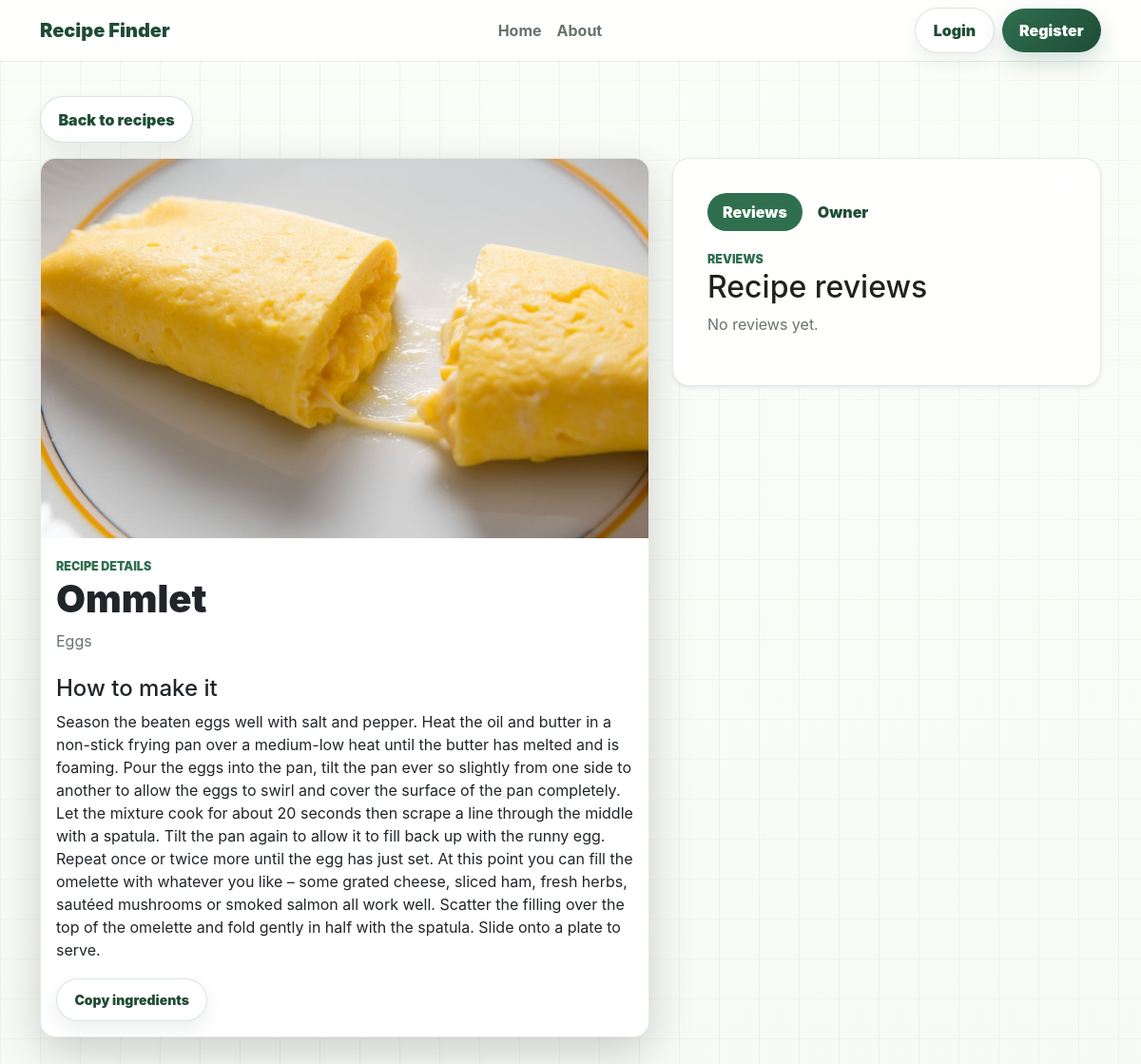
/recipe/1, run on the app's committed database.
### models.py (models this page shows, shortened)
class BaseModel:
    def create(self):
        db.session.add(self)
        db.session.commit()

class Recipe(db.Model, BaseModel):
    __tablename__ = "recipes"
    id = db.Column(db.Integer(), primary_key=True)
    title = db.Column(db.String(), nullable=False)
    ingredients = db.Column(db.String(), nullable=False)
    details = db.Column(db.Text(), nullable=False, default="")
    image = db.Column(db.String(), default="")
    user_id = db.Column(ForeignKey("users.id"))
    user = db.relationship("User", back_populates="recipes")

### routes.py (the view)
@app.route("/recipe/<int:recipe_id>")
def view_recipe_details(recipe_id):
    recipe = Recipe.query.get_or_404(recipe_id)
    reviews = Review.query.filter(Review.recipe_id == recipe_id).all()
    return render_template("recipe_details.html", recipe=recipe, reviews=reviews)

### routes.py (called while the page is built)
def get_current_profile():
    user_id = session.get("user_id")
    if user_id is None:
        return None
    return User.query.get(user_id)

@app.context_processor
def inject_current_profile():
    return {"current_profile": get_current_profile()}

### templates/recipe_details.html (shortened to what this page needs)
{% extends 'base.html' %}
{% block content %}
<a href="/" class="btn uiverse-secondary mb-3">Back to recipes</a>
<section class="row g-4 align-items-start">
    <div class="col-lg-7">
        <article class="card recipe-card detail-card shadow-lg">
            {% if recipe.image %}
            <img src="/static/images/{{ recipe.image }}" class="card-img-top" alt="{{ recipe.title }}">
            {% else %}
            <div class="recipe-art">RF</div>
            {% endif %}
            <div class="card-body">
                <span class="section-kicker">Recipe details</span>
                <h1>{{ recipe.title }}</h1>
                <p class="muted-copy">{{ recipe.ingredients }}</p>
                <h2 class="h4 mt-4">How to make it</h2>
                <p class="recipe-details-text">{{ recipe.details }}</p>
                <div class="detail-actions">
                    <button class="btn uiverse-secondary btn-sm copy-ingredients" type="button" data-ingredients="{{ recipe.ingredients }}">Copy ingredients</button>
                </div>
            </div>
        </article>
    </div>
    <div class="col-lg-5">
        <div class="review-panel shadow-sm">
            <ul class="nav nav-pills recipe-tabs mb-3" id="recipeDetailTabs" role="tablist">
                <li class="nav-item" role="presentation">
                    <button class="nav-link active" id="reviews-tab" data-bs-toggle="pill" data-bs-target="#reviews-pane" type="button" role="tab" aria-controls="reviews-pane" aria-selected="true">Reviews</button>
                </li>
                <li class="nav-item" role="presentation">
                    <button class="nav-link" id="owner-tab" data-bs-toggle="pill" data-bs-target="#owner-pane" type="button" role="tab" aria-controls="owner-pane" aria-selected="false">Owner</button>
                </li>
            </ul>
            <div class="tab-content">
                <div class="tab-pane fade show active" id="reviews-pane" role="tabpanel" aria-labelledby="reviews-tab" tabindex="0">
                    <span class="section-kicker">Reviews</span>
                    <h2>Recipe reviews</h2>
                    {% if reviews %}
                        {% for review in reviews %}
                        <p>{{ review.text }}</p>
                        {% endfor %}
                    {% else %}
                    <p>No reviews yet.</p>
                    {% endif %}
                </div>
            </div>
        </div>
    </div>
</section>
{% endblock %}

### static/style.css (style rules this page uses)
:root { --ink: #1f2320; --muted: #68736c; --line: #dfe7df; --paper: #f7faf6; --surface: rgba(255, 255, 255, 0.88); --green: #2f6f4e; --green-dark: #1f4c35; --mint: #dff2e7; --gold: #d89936; --tomato: #d76545; --plum: #5c4b7d; --red: #b84b42; }
* { box-sizing: border-box; }
body { min-height: 100vh; color: var(--ink); background: linear-gradient(90deg, rgba(47, 111, 78, 0.05) 1px, transparent 1px), linear-gradient(180deg, rgba(216, 153, 54, 0.06) 1px, transparent 1px), linear-gradient(180deg, #fbfdf8 0%, var(--paper) 100%); background-size: 42px 42px, 42px 42px, auto; font-family: Inter, Arial, Helvetica, sans-serif; }
a { text-decoration: none; }
.hero-panel, .form-panel, .empty-state, .review-panel { border: 1px solid rgba(31, 76, 53, 0.12); border-radius: 18px; background: var(--surface); backdrop-filter: blur(18px); }
h1 { font-weight: 900; letter-spacing: 0; }
.hero-copy, .muted-copy, .card-text, .form-panel p, .review-panel p, .empty-state p { color: var(--muted); }
.section-kicker { display: inline-block; color: var(--green); font-size: 0.78rem; font-weight: 900; letter-spacing: 0; text-transform: uppercase; }
.recipe-card { overflow: hidden; border: 1px solid rgba(31, 76, 53, 0.12); border-radius: 16px; box-shadow: 0 18px 45px rgba(44, 55, 47, 0.10); transition: transform 160ms ease, box-shadow 160ms ease, border-color 160ms ease; }
.recipe-card img, .recipe-art { width: 100%; aspect-ratio: 16 / 10; }
.recipe-card img { object-fit: cover; }
.empty-state, .form-panel, .review-panel { padding: clamp(22px, 4vw, 36px); }
.uiverse-button, .uiverse-secondary, .uiverse-danger { position: relative; overflow: hidden; border-radius: 999px; border-width: 0; padding: 0.7rem 1.15rem; font-weight: 900; box-shadow: 0 10px 24px rgba(47, 111, 78, 0.22); transition: transform 150ms ease, box-shadow 150ms ease, background 150ms ease; }
.uiverse-secondary { color: var(--green-dark) !important; border: 1px solid rgba(47, 111, 78, 0.18); background: #ffffff; box-shadow: 0 8px 18px rgba(44, 55, 47, 0.08); }
.detail-actions { display: flex; flex-wrap: wrap; gap: 10px; margin-top: 18px; }
.recipe-tabs .nav-link { border-radius: 999px; color: var(--green-dark); font-weight: 900; }
.recipe-tabs .nav-link.active { background: var(--green); }
.recipe-details-text { white-space: pre-line; }

### data on the page
Recipe: image (picture), title "Ommlet", ingredients "Eggs", details "Season the beaten eggs well with salt and pepper. Heat the oil and butter in a non-stick frying pan over a medium-low heat until the butter has melted and is foaming. Pour the eggs into the pan, tilt the pan ever so slightly from one side to another to allow the eggs to swirl and cover the surface of the pan completely. Let the mixture cook for about 20 seconds then scrape a line through the middle with a spatula. Tilt the pan again to allow it to fill back up with the runny egg. Repeat once or twice more until the egg has just set. At this point you can fill the omelette with whatever you like – some grated cheese, sliced ham, fresh herbs, sautéed mushrooms or smoked salmon all work well.…"
